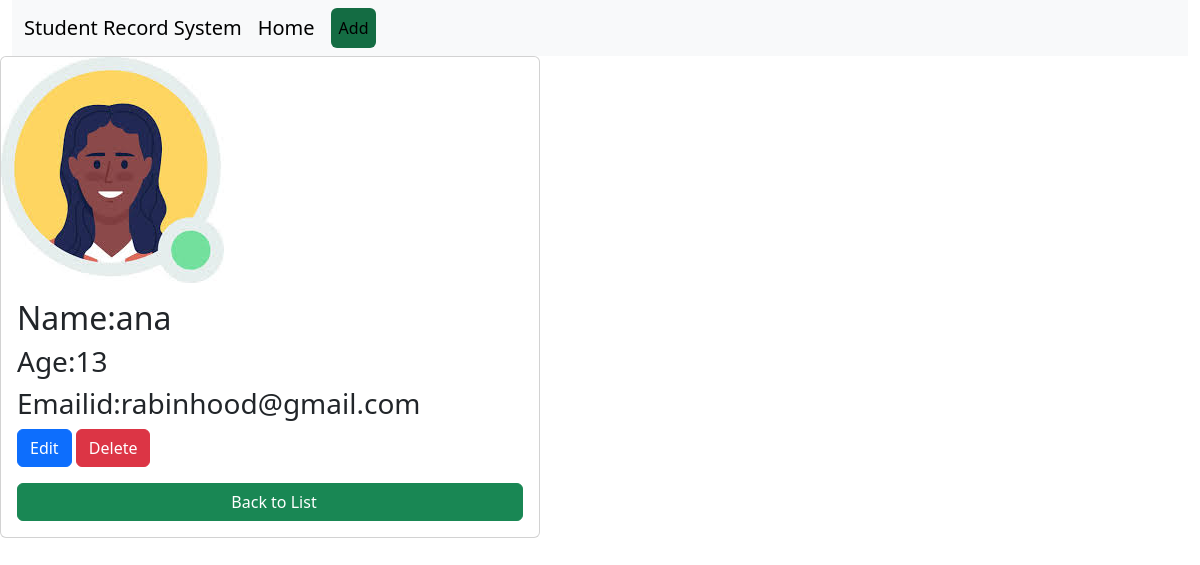
Page /student_detail/27/ on the committed database.
### student_app/models.py (models this page shows, shortened)
class Student(models.Model):
    name = models.CharField(max_length=100)
    age = models.IntegerField()
    email = models.EmailField()
    image = models.ImageField(upload_to='students/', blank=True, null=True)

### student_app/views.py (the view)
# urls.py: path('student_detail/<int:pk>/', views.StudentDetail.as_view(), name='student-detail'),
class StudentDetail(DetailView):
   model=Student
   template_name="student_detail.html"
   context_object_name="student"
   def get_queryset(self):
      queryset=Student.objects.filter(pk=self.kwargs["pk"])
      return queryset

### templates/student_detail.html (shortened to what this page needs)
{% include "base.html" %}
{% block content %}
<div class="card mb-4" style="max-width: 540px;">
  <div class="row g-0">
    <div class="col-md-12">
      <img src="{{ student.image.url }}" class="img-fluid rounded-start" alt="{{ student.name }}" height="140">
    </div>
    <div class="col-md-12">
      <div class="card-body">
        <h2 class="card-title">Name:{{ student.name }}</h3>
        <h3 class="card-ti3le"> Age:{{ student.age }}</h3>
        <h3 class="card-title">Emailid:{{ student.email }}</h3>
              <a href="{% url 'update-student' student.pk %}" class="btn btn-primary">Edit</a>
              <a href="{% url 'delete-student' student.pk %} " class="btn btn-danger">Delete</a>
             <div class="d-grid gap-2 mt-3">
    <a href="{% url 'student-list' %}" class="btn btn-success">
         Back to List
    </a>
</div>
      </div>
    </div>
  </div>
</div>
{% endblock content %}

### rows in the picture
Student: image (picture), name "ana", age "13", email "rabinhood@gmail.com"
